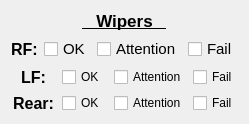
        <widget class="QFrame" name="wipers_frame">
         <property name="frameShape">
          <enum>QFrame::NoFrame</enum>
         </property>
         <property name="frameShadow">
          <enum>QFrame::Raised</enum>
         </property>
         <layout class="QGridLayout" name="gridLayout_2">
          <item row="0" column="0">
           <widget class="QLabel" name="wipers_label">
            <property name="font">
             <font>
              <pointsize>13</pointsize>
              <bold>true</bold>
              <underline>true</underline>
             </font>
            </property>
            <property name="text">
             <string>   Wipers   </string>
            </property>
            <property name="alignment">
             <set>Qt::AlignCenter</set>
            </property>
           </widget>
          </item>
          <item row="1" column="0">
           <layout class="QHBoxLayout" name="horizontalLayout_4">
            <item>
             <widget class="QLabel" name="rf_wiper_label">
              <property name="font">
               <font>
                <pointsize>12</pointsize>
                <bold>true</bold>
               </font>
              </property>
              <property name="text">
               <string>RF:</string>
              </property>
              <property name="alignment">
               <set>Qt::AlignCenter</set>
              </property>
             </widget>
            </item>
            <item>
             <widget class="QCheckBox" name="rf_wiper_ok">
              <property name="font">
               <font>
                <pointsize>11</pointsize>
               </font>
              </property>
              <property name="styleSheet">
               <string notr="true"/>
              </property>
              <property name="text">
               <string>OK</string>
              </property>
              <attribute name="buttonGroup">
               <string notr="true">buttonGroup_5</string>
              </attribute>
             </widget>
            </item>
            <item>
             <widget class="QCheckBox" name="rf_wiper_att">
              <property name="font">
               <font>
                <pointsize>11</pointsize>
               </font>
              </property>
              <property name="text">
               <string>Attention</string>
              </property>
              <attribute name="buttonGroup">
               <string notr="true">buttonGroup_5</string>
              </attribute>
             </widget>
            </item>
            <item>
             <widget class="QCheckBox" name="rf_wiper_fail">
              <property name="font">
               <font>
                <pointsize>11</pointsize>
               </font>
              </property>
              <property name="text">
               <string>Fail</string>
              </property>
              <attribute name="buttonGroup">
               <string notr="true">buttonGroup_5</string>
              </attribute>
             </widget>
            </item>
           </layout>
          </item>
          <item row="2" column="0">
           <layout class="QHBoxLayout" name="horizontalLayout_5">
            <item>
             <widget class="QLabel" name="lf_wiper_label">
              <property name="font">
               <font>
                <pointsize>12</pointsize>
                <bold>true</bold>
               </font>
              </property>
              <property name="text">
               <string>LF:</string>
              </property>
              <property name="alignment">
               <set>Qt::AlignCenter</set>
              </property>
             </widget>
            </item>
            <item>
             <widget class="QCheckBox" name="lf_wiper_ok">
              <property name="text">
               <string>OK</string>
              </property>
              <attribute name="buttonGroup">
               <string notr="true">buttonGroup_6</string>
              </attribute>
             </widget>
            </item>
            <item>
             <widget class="QCheckBox" name="lf_wiper_att">
              <property name="text">
               <string>Attention</string>
              </property>
              <attribute name="buttonGroup">
               <string notr="true">buttonGroup_6</string>
              </attribute>
             </widget>
            </item>
            <item>
             <widget class="QCheckBox" name="lf_wiper_fail">
              <property name="text">
               <string>Fail</string>
              </property>
              <attribute name="buttonGroup">
               <string notr="true">buttonGroup_6</string>
              </attribute>
             </widget>
            </item>
           </layout>
          </item>
          <item row="3" column="0">
           <layout class="QHBoxLayout" name="horizontalLayout_6">
            <item>
             <widget class="QLabel" name="rear_wiper_label">
              <property name="font">
               <font>
                <pointsize>12</pointsize>
                <bold>true</bold>
               </font>
              </property>
              <property name="text">
               <string>Rear:</string>
              </property>
              <property name="alignment">
               <set>Qt::AlignCenter</set>
              </property>
             </widget>
            </item>
            <item>
             <widget class="QCheckBox" name="rear_wiper_ok">
              <property name="text">
               <string>OK</string>
              </property>
              <attribute name="buttonGroup">
               <string notr="true">buttonGroup_7</string>
              </attribute>
             </widget>
            </item>
            <item>
             <widget class="QCheckBox" name="rear_wiper_att">
              <property name="text">
               <string>Attention</string>
              </property>
              <attribute name="buttonGroup">
               <string notr="true">buttonGroup_7</string>
              </attribute>
             </widget>
            </item>
            <item>
             <widget class="QCheckBox" name="rear_wiper_fail">
              <property name="text">
               <string>Fail</string>
              </property>
              <attribute name="buttonGroup">
               <string notr="true">buttonGroup_7</string>
              </attribute>
             </widget>
            </item>
           </layout>
          </item>
         </layout>
        </widget>
